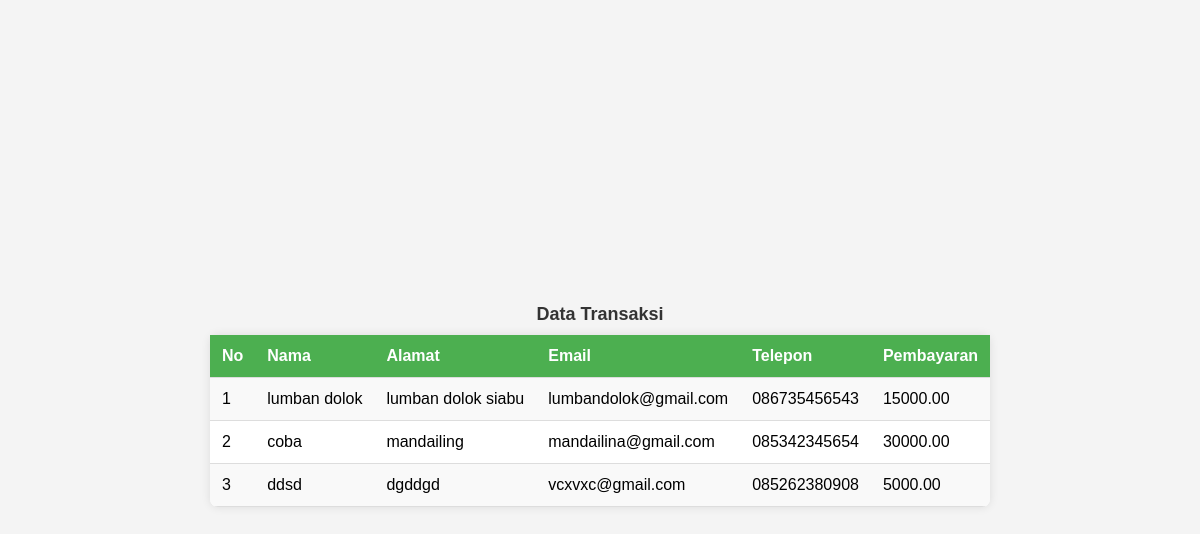
The app's page /daftar_pembayaran.php with its own data.
### tables this page shows
CREATE TABLE `transactions` (
  `id` int(11) NOT NULL,
  `order_id` varchar(255) NOT NULL,
  `nama_depan` varchar(200) NOT NULL,
  `nama_belakang` varchar(200) NOT NULL,
  `alamat` varchar(200) NOT NULL,
  `email` varchar(200) NOT NULL,
  `telepon` varchar(12) NOT NULL,
  `gross_amount` decimal(15,2) NOT NULL,
  `status` varchar(50) NOT NULL
);

### query.php (called while the page is built, shortened)
<?php
include __DIR__ . '/koneksi.php';
function ambilPembayaran()
{
    global $connect;
    $sql = "SELECT * FROM transactions";
    return $results = $connect->query($sql);
}

### daftar_pembayaran.php (the view, shortened to what this page needs)
<?php include __DIR__. '/query.php'; ?>
<!DOCTYPE html>
<html lang="en">
<head>
</head>
<body>
    <div>
        <table>
            <caption>Data Transaksi</caption>
            <tr>
                <th>No</th>
                <th>Nama</th>
                <th>Alamat</th>
                <th>Email</th>
                <th>Telepon</th>
                <th>Pembayaran</th>
            </tr>
            <?php
            $data = ambilPembayaran();
            $no = 1;
            foreach($data as $pembayaran) {
            ?>
            <tr>
                <td><?= $no++; ?></td>
                <td><?= htmlspecialchars($pembayaran['nama_depan'], ENT_QUOTES, 'UTF-8') ?></td>
                <td><?= htmlspecialchars($pembayaran['alamat'], ENT_QUOTES, 'UTF-8') ?></td>
                <td><?= htmlspecialchars($pembayaran['email'], ENT_QUOTES, 'UTF-8') ?></td>
                <td><?= htmlspecialchars($pembayaran['telepon'], ENT_QUOTES, 'UTF-8') ?></td>
                <td><?= htmlspecialchars($pembayaran['gross_amount'], ENT_QUOTES, 'UTF-8') ?></td>
            </tr>
            <?php } ?>
        </table>
    </div>
</body>
</html>

### daftar_pembayaran.php (style rules this page uses)
body { font-family: Arial, sans-serif; background-color: #f4f4f4; margin: 0; padding: 0; display: flex; justify-content: center; align-items: center; height: 100vh; text-align: center; }
table { width: 100%; max-width: 1000px; border-collapse: collapse; background-color: #fff; box-shadow: 0 0 10px rgba(0, 0, 0, 0.1); border-radius: 8px; overflow: hidden; margin: 0 auto; }
th, td { padding: 12px; text-align: left; border-bottom: 1px solid #ddd; }
th { background-color: #4CAF50; color: white; }
tr:nth-child(even) { background-color: #f9f9f9; }
caption { padding: 10px; caption-side: top; font-size: 18px; font-weight: bold; color: #333; }

### records on screen
transactions: nama_depan "lumban dolok", alamat "lumban dolok siabu", email "lumbandolok@gmail.com", telepon "086735456543", gross_amount "15000.00"
transactions: nama_depan "coba", alamat "mandailing", email "mandailina@gmail.com", telepon "085342345654", gross_amount "30000.00"
transactions: nama_depan "ddsd", alamat "dgddgd", email "vcxvxc@gmail.com", telepon "085262380908", gross_amount "5000.00"
